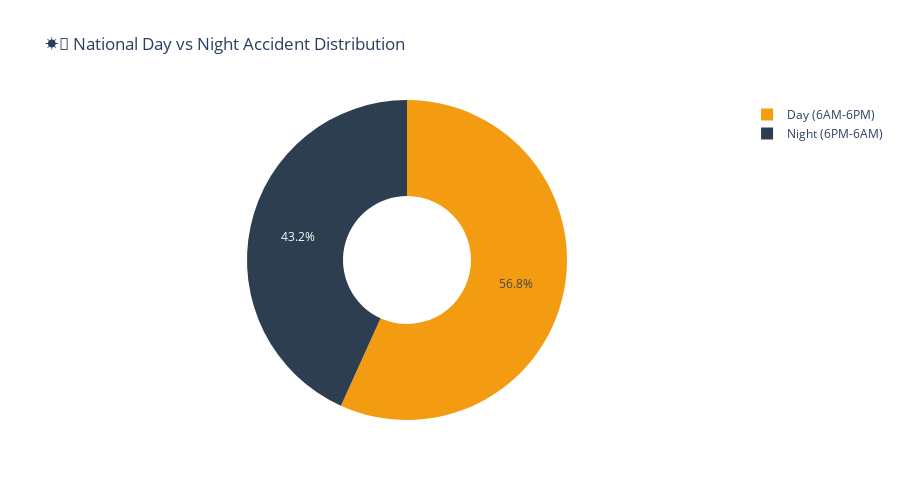

This figure's notebook cell:
### Code cell
# National day vs night
national_day = day_night['Day'].sum()
national_night = day_night['Night'].sum()

fig = go.Figure(data=[go.Pie(
    labels=['Day (6AM-6PM)', 'Night (6PM-6AM)'],
    values=[national_day, national_night],
    hole=0.4,
    marker_colors=['#f39c12', '#2c3e50']
)])

fig.update_layout(
    title='☀️🌙 National Day vs Night Accident Distribution',
    template='plotly_white',
    height=500
)
fig.show()

### Figure 1 — Plotly figure (JSON) as saved in the notebook; plotly's stock layout.template omitted (floating-point values rounded to 4 significant figures)
{"data": [{"hole": 0.4, "labels": ["Day (6AM-6PM)", "Night (6PM-6AM)"], "marker": {"colors": ["#f39c12", "#2c3e50"]}, "type": "pie", "values": [303144, 230795]}], "layout": {"height": 500, "title": {"text": "☀️🌙 National Day vs Night Accident Distribution"}}}
